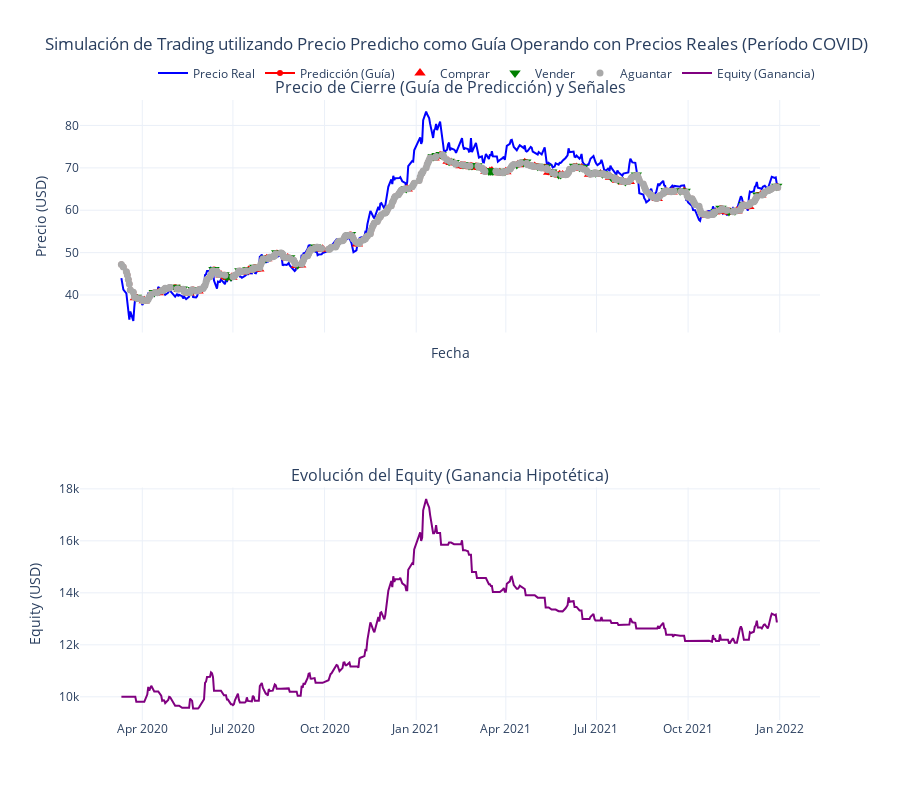

The code cell stored with this chart in its notebook:
### Code cell
import numpy as np
import pandas as pd
import plotly.graph_objects as go
from plotly.subplots import make_subplots

# =============================================================
# 1. Preparar el DataFrame para la simulación (filtrar el período covid)
# =============================================================
covid_start = "2020-03-11"
covid_end = "2021-12-31"  # Ajusta esta fecha según tu criterio de "fin de covid"

# Convierte la columna Date a datetime para filtrar (si aún no está en ese formato)
df_pred["Date"] = pd.to_datetime(df_pred["Date"])
# Filtrar el DataFrame dentro del rango
df_sim = df_pred[
    (df_pred["Date"] >= covid_start) & (df_pred["Date"] <= covid_end)
].copy()

# Si prefieres trabajar con fechas en formato string puedes convertirlas luego:
df_sim["Date_str"] = df_sim["Date"].dt.strftime("%Y-%m-%d")

# =============================================================
# 2. Generar señales de trading basadas en la predicción
# =============================================================
# Usamos la estrategia simple: si el precio predicho sube respecto al día anterior, señal "Buy";
# si baja, señal "Sell"; y para el primer día (o sin cambio), "Hold".

n = len(df_sim)
signals = []
for i in range(n):
    if i == 0 or i == n - 1:
        signals.append("Hold")
    else:
        prev_price = df_sim.iloc[i - 1]["Predicted_Close"]
        curr_price = df_sim.iloc[i]["Predicted_Close"]
        next_price = df_sim.iloc[i + 1]["Predicted_Close"]
        if curr_price < prev_price and curr_price < next_price:
            signals.append("Buy")
        elif curr_price > prev_price and curr_price > next_price:
            signals.append("Sell")
        else:
            signals.append("Hold")
df_sim["Decision"] = signals

# =============================================================
# 3. Simulación de trading usando precios predichos para decidir y precios reales para operar
# =============================================================
initial_capital = 10000.0
capital = initial_capital
shares = 0.0
equity_history = []  # Almacena el equity diario
executed_signals = []  # Guarda la acción ejecutada cada día ("Buy", "Sell" o "Hold")

# Se recorre el DataFrame de simulación (cada fila representa un día del test dentro del período seleccionado)
for idx, row in df_sim.iterrows():
    # Para tomar la decisión, usamos la predicción, pero para la operación usamos el precio real.
    predicted_price = row["Predicted_Close"]  # Guía para la señal
    real_price = row["Real_Close"]  # Precio con el que se opera
    decision = row["Decision"]

    if decision == "Buy" and shares == 0:
        # Compra con todo el capital al precio real
        shares = capital / real_price
        capital = 0.0
        executed_signals.append("Buy")
    elif decision == "Sell" and shares > 0:
        # Vende toda la posición
        capital = shares * real_price
        shares = 0.0
        executed_signals.append("Sell")
    else:
        executed_signals.append("Hold")

    current_equity = capital + shares * real_price
    equity_history.append(current_equity)

df_sim["Equity"] = equity_history
df_sim["Executed_Signal"] = executed_signals

final_gain_pct = (equity_history[-1] / initial_capital - 1) * 100
print(f"Ganancia Hipotética: {final_gain_pct:.2f}%")

# =============================================================
# 4. Graficar la simulación
# =============================================================
# Extraer las fechas en formato string para el eje X
test_dates_str = df_sim["Date_str"].tolist()

# Extraer los precios reales (para mostrar la serie), las predicciones y el equity
real_prices = df_sim["Real_Close"].tolist()
predicted_prices = df_sim["Predicted_Close"].tolist()
equity_vals = df_sim["Equity"].tolist()

# Para marcar las señales, extraemos las fechas y precios donde se ejecutó cada acción:
buy_dates = df_sim[df_sim["Executed_Signal"] == "Buy"]["Date_str"].tolist()
buy_prices = df_sim[df_sim["Executed_Signal"] == "Buy"]["Predicted_Close"].tolist()

sell_dates = df_sim[df_sim["Executed_Signal"] == "Sell"]["Date_str"].tolist()
sell_prices = df_sim[df_sim["Executed_Signal"] == "Sell"]["Predicted_Close"].tolist()

hold_dates = df_sim[df_sim["Executed_Signal"] == "Hold"]["Date_str"].tolist()
hold_prices = df_sim[df_sim["Executed_Signal"] == "Hold"]["Predicted_Close"].tolist()

# Crear la gráfica con dos subplots: una para la serie de precios y señales, y otra para la evolución del equity.
fig = make_subplots(
    rows=2,
    cols=1,
    shared_xaxes=True,
    subplot_titles=[
        "Precio de Cierre (Guía de Predicción) y Señales",
        "Evolución del Equity (Ganancia Hipotética)",
    ],
)

# Subplot 1: Precios
fig.add_trace(
    go.Scatter(
        x=test_dates_str,
        y=real_prices,
        mode="lines",
        name="Precio Real",
        line=dict(color="blue"),
    ),
    row=1,
    col=1,
)

fig.add_trace(
    go.Scatter(
        x=test_dates_str,
        y=predicted_prices,
        mode="lines+markers",
        name="Predicción (Guía)",
        line=dict(color="red"),
    ),
    row=1,
    col=1,
)

# Señales: Marcar puntos de compra, venta y aguante usando los precios predichos
fig.add_trace(
    go.Scatter(
        x=buy_dates,
        y=buy_prices,
        mode="markers",
        name="Comprar",
        marker=dict(color="red", symbol="triangle-up", size=10),
    ),
    row=1,
    col=1,
)

fig.add_trace(
    go.Scatter(
        x=sell_dates,
        y=sell_prices,
        mode="markers",
        name="Vender",
        marker=dict(color="green", symbol="triangle-down", size=10),
    ),
    row=1,
    col=1,
)

fig.add_trace(
    go.Scatter(
        x=hold_dates,
        y=hold_prices,
        mode="markers",
        name="Aguantar",
        marker=dict(color="darkgrey", symbol="circle", size=7),
    ),
    row=1,
    col=1,
)

# Subplot 2: Evolución del equity
fig.add_trace(
    go.Scatter(
        x=test_dates_str,
        y=equity_vals,
        mode="lines",
        name="Equity (Ganancia)",
        line=dict(color="purple"),
    ),
    row=2,
    col=1,
)

fig.update_layout(
    height=800,
    title="Simulación de Trading utilizando Precio Predicho como Guía\nOperando con Precios Reales (Período COVID)",
    xaxis_title="Fecha",
    yaxis_title="Precio y Equity (USD)",
    template="plotly_white",
    legend=dict(orientation="h", yanchor="bottom", y=1.02, xanchor="right", x=1),
)

fig.update_yaxes(title_text="Precio (USD)", row=1, col=1)
fig.update_yaxes(title_text="Equity (USD)", row=2, col=1)

fig.show()

### Figure 1 — Plotly figure (JSON) as saved in the notebook; plotly's stock layout.template omitted (floating-point values rounded to 4 significant figures; data arrays with more than 128 entries replaced by an {"elided": "..."} marker saying what was removed)
{"data": [{"line": {"color": "blue"}, "mode": "lines", "name": "Precio Real", "type": "scatter", "x": {"elided": "448 str values"}, "xaxis": "x", "y": {"elided": "448 float values"}, "yaxis": "y"}, {"line": {"color": "red"}, "mode": "lines+markers", "name": "Predicción (Guía)", "type": "scatter", "x": {"elided": "448 str values"}, "xaxis": "x", "y": {"elided": "448 float values"}, "yaxis": "y"}, {"marker": {"color": "red", "size": 10, "symbol": "triangle-up"}, "mode": "markers", "name": "Comprar", "type": "scatter", "x": ["2020-03-25", "2020-04-03", "2020-04-17", "2020-05-08", "2020-05-18", "2020-05-27", "2020-06-19", "2020-06-24", "2020-06-26", "2020-06-30", "2020-07-13", "2020-07-17", "2020-07-27", "2020-08-04", "2020-08-25", "2020-09-03", "2020-09-07", "2020-09-29", "2020-11-03", "2020-12-23", "2021-01-19", "2021-01-25", "2021-02-02", "2021-02-05", "2021-02-15", "2021-02-19", "2021-02-25", "2021-03-02", "2021-03-12", "2021-03-16", "2021-03-18", "2021-03-26", "2021-04-01", "2021-04-13", "2021-04-20", "2021-04-30", "2021-05-10", "2021-05-14", "2021-05-21", "2021-05-25", "2021-05-28", "2021-06-11", "2021-06-16", "2021-06-24", "2021-07-05", "2021-07-15", "2021-07-22", "2021-07-28", "2021-08-03", "2021-08-31", "2021-09-15", "2021-09-27", "2021-10-20", "2021-11-01", "2021-11-10", "2021-11-12", "2021-11-19", "2021-12-01", "2021-12-13"], "xaxis": "x", "y": [39.34, 38.62, 40.51, 41.35, 40.47, 40.94, 44.74, 44.28, 44.1, 44.2, 45.48, 45.83, 46.14, 48.56, 48.74, 46.94, 47.06, 50.8, 52.05, 64.98, 72.34, 72.88, 71.53, 71.25, 70.48, 70.44, 70.24, 70.22, 69.12, 69.16, 69.27, 68.87, 69.07, 70.73, 71.21, 70.33, 69.86, 68.98, 68.41, 68.36, 68.34, 70.07, 69.96, 68.48, 68.58, 67.79, 67.07, 66.67, 66.78, 62.74, 64.28, 64.41, 58.84, 59.71, 59.64, 59.58, 59.81, 60.87, 63.58], "yaxis": "y"}, {"marker": {"color": "green", "size": 10, "symbol": "triangle-down"}, "mode": "markers", "name": "Vender", "type": "scatter", "x": ["2020-03-26", "2020-04-13", "2020-05-04", "2020-05-11", "2020-05-22", "2020-06-12", "2020-06-22", "2020-06-25", "2020-06-29", "2020-07-08", "2020-07-16", "2020-07-23", "2020-08-03", "2020-08-14", "2020-08-27", "2020-09-04", "2020-09-22", "2020-10-27", "2020-12-22", "2021-01-18", "2021-01-22", "2021-01-26", "2021-02-03", "2021-02-08", "2021-02-17", "2021-02-23", "2021-02-26", "2021-03-03", "2021-03-15", "2021-03-17", "2021-03-19", "2021-03-31", "2021-04-12", "2021-04-19", "2021-04-21", "2021-05-03", "2021-05-11", "2021-05-17", "2021-05-24", "2021-05-26", "2021-06-09", "2021-06-14", "2021-06-17", "2021-06-30", "2021-07-07", "2021-07-16", "2021-07-23", "2021-07-30", "2021-08-10", "2021-09-09", "2021-09-23", "2021-09-28", "2021-10-29", "2021-11-03", "2021-11-11", "2021-11-17", "2021-11-26", "2021-12-10", "2021-12-29"], "xaxis": "x", "y": [39.48, 40.61, 41.82, 41.4, 41.32, 46.0, 44.79, 44.32, 44.31, 45.7, 45.93, 46.54, 48.67, 49.96, 48.79, 47.13, 51.3, 54.27, 65.13, 72.69, 72.92, 73.13, 71.53, 71.26, 70.77, 70.56, 70.57, 70.48, 69.28, 69.29, 69.28, 69.2, 70.81, 71.28, 71.36, 70.4, 70.2, 69.02, 68.44, 68.41, 70.36, 70.15, 70.08, 68.84, 68.63, 67.81, 67.18, 66.8, 68.3, 64.64, 64.58, 64.47, 59.71, 60.45, 59.71, 59.91, 61.36, 63.61, 65.64], "yaxis": "y"}, {"marker": {"color": "darkgrey", "size": 7, "symbol": "circle"}, "mode": "markers", "name": "Aguantar", "type": "scatter", "x": {"elided": "330 str values"}, "xaxis": "x", "y": {"elided": "330 float values"}, "yaxis": "y"}, {"line": {"color": "purple"}, "mode": "lines", "name": "Equity (Ganancia)", "type": "scatter", "x": {"elided": "448 str values"}, "xaxis": "x2", "y": {"elided": "448 float values"}, "yaxis": "y2"}], "layout": {"annotations": [{"font": {"size": 16}, "showarrow": false, "text": "Precio de Cierre (Guía de Predicción) y Señales", "x": 0.5, "xanchor": "center", "xref": "paper", "y": 1, "yanchor": "bottom", "yref": "paper"}, {"font": {"size": 16}, "showarrow": false, "text": "Evolución del Equity (Ganancia Hipotética)", "x": 0.5, "xanchor": "center", "xref": "paper", "y": 0.375, "yanchor": "bottom", "yref": "paper"}], "height": 800, "legend": {"orientation": "h", "x": 1, "xanchor": "right", "y": 1.02, "yanchor": "bottom"}, "title": {"text": "Simulación de Trading utilizando Precio Predicho como Guía\nOperando con Precios Reales (Período COVID)"}, "xaxis": {"anchor": "y", "domain": [0, 1], "matches": "x2", "showticklabels": false, "title": {"text": "Fecha"}}, "xaxis2": {"anchor": "y2", "domain": [0, 1]}, "yaxis": {"anchor": "x", "domain": [0.625, 1], "title": {"text": "Precio (USD)"}}, "yaxis2": {"anchor": "x2", "domain": [0, 0.375], "title": {"text": "Equity (USD)"}}}}
